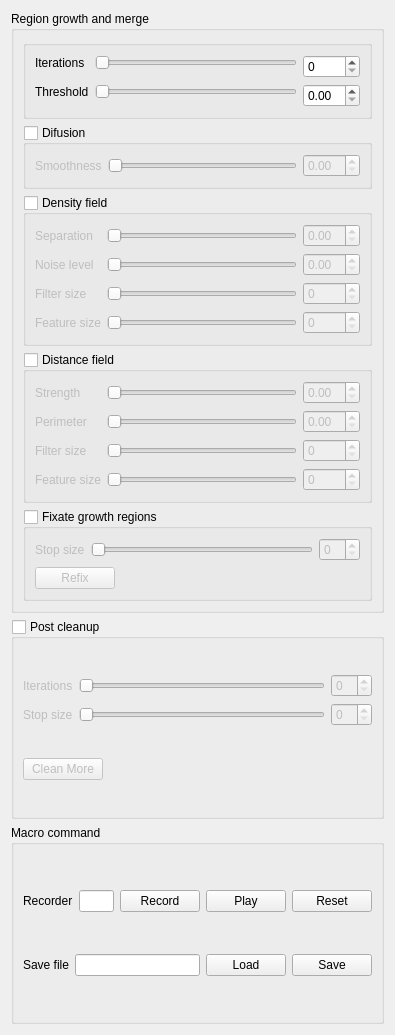
         <widget class="QWidget" name="GenerateScrollAreaContentsWidget">
          <property name="geometry">
           <rect>
            <x>0</x>
            <y>0</y>
            <width>395</width>
            <height>1035</height>
           </rect>
          </property>
          <layout class="QVBoxLayout" name="GenerateScrollAreaContentsLayout">
           <item>
            <widget class="QGroupBox" name="RegionGrowthMergeGroupBox">
             <property name="title">
              <string>Region growth and merge</string>
             </property>
             <layout class="QVBoxLayout" name="RegionGrowthMergeLayout">
              <item>
               <widget class="QGroupBox" name="TopGroupBox">
                <property name="title">
                 <string/>
                </property>
                <property name="checkable">
                 <bool>false</bool>
                </property>
                <property name="checked">
                 <bool>false</bool>
                </property>
                <layout class="QGridLayout" name="TopLayout">
                 <item row="0" column="0">
                  <widget class="QLabel" name="IterationsLabel">
                   <property name="text">
                    <string>Iterations</string>
                   </property>
                   <property name="buddy">
                    <cstring>IterationsSpinBox</cstring>
                   </property>
                  </widget>
                 </item>
                 <item row="0" column="1">
                  <widget class="QSlider" name="IterationsSlider">
                   <property name="orientation">
                    <enum>Qt::Horizontal</enum>
                   </property>
                  </widget>
                 </item>
                 <item row="0" column="2" rowspan="2">
                  <widget class="QSpinBox" name="IterationsSpinBox"/>
                 </item>
                 <item row="1" column="0" rowspan="2">
                  <widget class="QLabel" name="ThresholdLabel">
                   <property name="text">
                    <string>Threshold</string>
                   </property>
                   <property name="buddy">
                    <cstring>ThresholdSpinBox</cstring>
                   </property>
                  </widget>
                 </item>
                 <item row="1" column="1" rowspan="2">
                  <widget class="QSlider" name="ThresholdSlider">
                   <property name="orientation">
                    <enum>Qt::Horizontal</enum>
                   </property>
                  </widget>
                 </item>
                 <item row="2" column="2">
                  <widget class="QDoubleSpinBox" name="ThresholdSpinBox"/>
                 </item>
                </layout>
               </widget>
              </item>
              <item>
               <widget class="QGroupBox" name="DifusionGroupBox">
                <property name="title">
                 <string>Difusion</string>
                </property>
                <property name="checkable">
                 <bool>true</bool>
                </property>
                <property name="checked">
                 <bool>false</bool>
                </property>
                <layout class="QHBoxLayout" name="DifusionLayout">
                 <item>
                  <widget class="QLabel" name="DifusionSmoothnessLabel">
                   <property name="text">
                    <string>Smoothness</string>
                   </property>
                   <property name="buddy">
                    <cstring>DifusionSmoothnessSpinBox</cstring>
                   </property>
                  </widget>
                 </item>
                 <item>
                  <widget class="QSlider" name="DifusionSmoothnessSlider">
                   <property name="orientation">
                    <enum>Qt::Horizontal</enum>
                   </property>
                  </widget>
                 </item>
                 <item>
                  <widget class="QDoubleSpinBox" name="DifusionSmoothnessSpinBox"/>
                 </item>
                </layout>
               </widget>
              </item>
              <item>
               <widget class="QGroupBox" name="DensityFieldGroupBox">
                <property name="title">
                 <string>Density field</string>
                </property>
                <property name="checkable">
                 <bool>true</bool>
                </property>
                <property name="checked">
                 <bool>false</bool>
                </property>
                <layout class="QGridLayout" name="DensityFieldLayout">
                 <item row="0" column="0">
                  <widget class="QLabel" name="DensityFieldSeparationLabel">
                   <property name="text">
                    <string>Separation</string>
                   </property>
                   <property name="buddy">
                    <cstring>DensityFieldSeparationSpinBox</cstring>
                   </property>
                  </widget>
                 </item>
                 <item row="0" column="1">
                  <widget class="QSlider" name="DensityFieldSeparationSlider">
                   <property name="orientation">
                    <enum>Qt::Horizontal</enum>
                   </property>
                  </widget>
                 </item>
                 <item row="1" column="0">
                  <widget class="QLabel" name="DensityFieldNoiseLevelLabel">
                   <property name="text">
                    <string>Noise level</string>
                   </property>
                   <property name="buddy">
                    <cstring>DensityFieldNoiseLevelSpinBox</cstring>
                   </property>
                  </widget>
                 </item>
                 <item row="1" column="1">
                  <widget class="QSlider" name="DensityFieldNoiseLevelSlider">
                   <property name="orientation">
                    <enum>Qt::Horizontal</enum>
                   </property>
                  </widget>
                 </item>
                 <item row="1" column="2">
                  <widget class="QDoubleSpinBox" name="DensityFieldNoiseLevelSpinBox"/>
                 </item>
                 <item row="2" column="0">
                  <widget class="QLabel" name="DensityFieldFilterSizeLabel">
                   <property name="text">
                    <string>Filter size</string>
                   </property>
                   <property name="buddy">
                    <cstring>DensityFieldFilterSizeSpinBox</cstring>
                   </property>
                  </widget>
                 </item>
                 <item row="2" column="1">
                  <widget class="QSlider" name="DensityFieldFilterSizeSlider">
                   <property name="orientation">
                    <enum>Qt::Horizontal</enum>
                   </property>
                  </widget>
                 </item>
                 <item row="2" column="2">
                  <widget class="QSpinBox" name="DensityFieldFilterSizeSpinBox"/>
                 </item>
                 <item row="3" column="0">
                  <widget class="QLabel" name="DensityFieldFeatureSizeLabel">
                   <property name="text">
                    <string>Feature size</string>
                   </property>
                   <property name="buddy">
                    <cstring>DensityFieldFeatureSizeSpinBox</cstring>
                   </property>
                  </widget>
                 </item>
                 <item row="3" column="1">
                  <widget class="QSlider" name="DensityFieldFeatureSizeSlider">
                   <property name="orientation">
                    <enum>Qt::Horizontal</enum>
                   </property>
                  </widget>
                 </item>
                 <item row="0" column="2">
                  <widget class="QDoubleSpinBox" name="DensityFieldSeparationSpinBox"/>
                 </item>
                 <item row="3" column="2">
                  <widget class="QSpinBox" name="DensityFieldFeatureSizeSpinBox"/>
                 </item>
                </layout>
               </widget>
              </item>
              <item>
               <widget class="QGroupBox" name="DistanceFieldGroupBox">
                <property name="title">
                 <string>Distance field</string>
                </property>
                <property name="checkable">
                 <bool>true</bool>
                </property>
                <property name="checked">
                 <bool>false</bool>
                </property>
                <layout class="QGridLayout" name="DistanceFieldLayout">
                 <item row="1" column="0">
                  <widget class="QLabel" name="DistanceFieldPerimeterLabel">
                   <property name="text">
                    <string>Perimeter</string>
                   </property>
                   <property name="buddy">
                    <cstring>DistanceFieldPerimeterSpinBox</cstring>
                   </property>
                  </widget>
                 </item>
                 <item row="1" column="1">
                  <widget class="QSlider" name="DistanceFieldPerimeterSlider">
                   <property name="orientation">
                    <enum>Qt::Horizontal</enum>
                   </property>
                  </widget>
                 </item>
                 <item row="1" column="2">
                  <widget class="QDoubleSpinBox" name="DistanceFieldPerimeterSpinBox"/>
                 </item>
                 <item row="3" column="0">
                  <widget class="QLabel" name="DistanceFieldFeatureSizeLabel">
                   <property name="text">
                    <string>Feature size</string>
                   </property>
                   <property name="buddy">
                    <cstring>DistanceFieldFeatureSizeSpinBox</cstring>
                   </property>
                  </widget>
                 </item>
                 <item row="2" column="1">
                  <widget class="QSlider" name="DistanceFieldFilterSizeSlider">
                   <property name="orientation">
                    <enum>Qt::Horizontal</enum>
                   </property>
                  </widget>
                 </item>
                 <item row="3" column="1">
                  <widget class="QSlider" name="DistanceFieldFeatureSizeSlider">
                   <property name="orientation">
                    <enum>Qt::Horizontal</enum>
                   </property>
                  </widget>
                 </item>
                 <item row="2" column="0">
                  <widget class="QLabel" name="DistanceFieldFilterSizeLabel">
                   <property name="text">
                    <string>Filter size</string>
                   </property>
                   <property name="buddy">
                    <cstring>DistanceFieldFilterSizeSpinBox</cstring>
                   </property>
                  </widget>
                 </item>
                 <item row="2" column="2">
                  <widget class="QSpinBox" name="DistanceFieldFilterSizeSpinBox"/>
                 </item>
                 <item row="0" column="0">
                  <widget class="QLabel" name="DistanceFieldStrengthLabel">
                   <property name="text">
                    <string>Strength</string>
                   </property>
                   <property name="buddy">
                    <cstring>DistanceFieldStrengthSpinBox</cstring>
                   </property>
                  </widget>
                 </item>
                 <item row="0" column="1">
                  <widget class="QSlider" name="DistanceFieldStrengthSlider">
                   <property name="orientation">
                    <enum>Qt::Horizontal</enum>
                   </property>
                  </widget>
                 </item>
                 <item row="0" column="2">
                  <widget class="QDoubleSpinBox" name="DistanceFieldStrengthSpinBox"/>
                 </item>
                 <item row="3" column="2">
                  <widget class="QSpinBox" name="DistanceFieldFeatureSizeSpinBox"/>
                 </item>
                </layout>
               </widget>
              </item>
              <item>
               <widget class="QGroupBox" name="FixateGrowthGroupBox">
                <property name="title">
                 <string>Fixate growth regions</string>
                </property>
                <property name="checkable">
                 <bool>true</bool>
                </property>
                <property name="checked">
                 <bool>false</bool>
                </property>
                <layout class="QVBoxLayout" name="FixateGrowthLayout">
                 <item>
                  <layout class="QHBoxLayout" name="FixateGrowthStopSizeLayout">
                   <item>
                    <widget class="QLabel" name="FixateGrowthStopSizeLabel">
                     <property name="text">
                      <string>Stop size</string>
                     </property>
                     <property name="buddy">
                      <cstring>FixateGrowthStopSizeSpinBox</cstring>
                     </property>
                    </widget>
                   </item>
                   <item>
                    <widget class="QSlider" name="FixateGrowthStopSizeSlider">
                     <property name="orientation">
                      <enum>Qt::Horizontal</enum>
                     </property>
                    </widget>
                   </item>
                   <item>
                    <widget class="QSpinBox" name="FixateGrowthStopSizeSpinBox"/>
                   </item>
                  </layout>
                 </item>
                 <item>
                  <layout class="QHBoxLayout" name="FixateGrowthRefixLayout">
                   <item>
                    <widget class="QPushButton" name="FixateGrowthRefixButton">
                     <property name="text">
                      <string>Refix</string>
                     </property>
                     <property name="autoDefault">
                      <bool>false</bool>
                     </property>
                    </widget>
                   </item>
                   <item>
                    <spacer name="FixateGrowthRefixSpacer">
                     <property name="orientation">
                      <enum>Qt::Horizontal</enum>
                     </property>
                     <property name="sizeHint" stdset="0">
                      <size>
                       <width>10</width>
                       <height>10</height>
                      </size>
                     </property>
                    </spacer>
                   </item>
                  </layout>
                 </item>
                </layout>
               </widget>
              </item>
             </layout>
            </widget>
           </item>
           <item>
            <widget class="QGroupBox" name="PostCleanupGroupBox">
             <property name="title">
              <string>Post cleanup</string>
             </property>
             <property name="checkable">
              <bool>true</bool>
             </property>
             <property name="checked">
              <bool>false</bool>
             </property>
             <layout class="QVBoxLayout" name="PostCleanupLayout">
              <item>
               <layout class="QGridLayout" name="PostCleanupSliderLayout">
                <item row="0" column="0">
                 <widget class="QLabel" name="PostCleanupIterationsLabel">
                  <property name="text">
                   <string>Iterations</string>
                  </property>
                  <property name="buddy">
                   <cstring>PostCleanupIterationsSpinBox</cstring>
                  </property>
                 </widget>
                </item>
                <item row="0" column="1">
                 <widget class="QSlider" name="PostCleanupIterationsSlider">
                  <property name="orientation">
                   <enum>Qt::Horizontal</enum>
                  </property>
                 </widget>
                </item>
                <item row="0" column="2">
                 <widget class="QSpinBox" name="PostCleanupIterationsSpinBox"/>
                </item>
                <item row="1" column="0">
                 <widget class="QLabel" name="PostCleanupStopSizeLabel">
                  <property name="text">
                   <string>Stop size</string>
                  </property>
                  <property name="buddy">
                   <cstring>PostCleanupStopSizeSpinBox</cstring>
                  </property>
                 </widget>
                </item>
                <item row="1" column="1">
                 <widget class="QSlider" name="PostCleanupStopSizeSlider">
                  <property name="orientation">
                   <enum>Qt::Horizontal</enum>
                  </property>
                 </widget>
                </item>
                <item row="1" column="2">
                 <widget class="QSpinBox" name="PostCleanupStopSizeSpinBox"/>
                </item>
               </layout>
              </item>
              <item>
               <layout class="QHBoxLayout" name="PostCleanupCleanMoreLayout">
                <item>
                 <widget class="QPushButton" name="PostCleanupCleanMoreButton">
                  <property name="text">
                   <string>Clean More</string>
                  </property>
                  <property name="autoDefault">
                   <bool>false</bool>
                  </property>
                 </widget>
                </item>
                <item>
                 <spacer name="PostCleanupCleanMoreSpacer">
                  <property name="orientation">
                   <enum>Qt::Horizontal</enum>
                  </property>
                  <property name="sizeHint" stdset="0">
                   <size>
                    <width>10</width>
                    <height>10</height>
                   </size>
                  </property>
                 </spacer>
                </item>
               </layout>
              </item>
             </layout>
            </widget>
           </item>
           <item>
            <widget class="QGroupBox" name="MacroGroupBox">
             <property name="title">
              <string>Macro command</string>
             </property>
             <layout class="QVBoxLayout" name="MacroLayout">
              <item>
               <layout class="QHBoxLayout" name="MacroRecordLayout">
                <item>
                 <widget class="QLabel" name="MacroRecorderLabel">
                  <property name="text">
                   <string>Recorder</string>
                  </property>
                 </widget>
                </item>
                <item>
                 <widget class="QLineEdit" name="MacroRecordTextEdit"/>
                </item>
                <item>
                 <widget class="QPushButton" name="MacroRecordButton">
                  <property name="text">
                   <string>Record</string>
                  </property>
                  <property name="autoDefault">
                   <bool>false</bool>
                  </property>
                 </widget>
                </item>
                <item>
                 <widget class="QPushButton" name="MacroPlayButton">
                  <property name="text">
                   <string>Play</string>
                  </property>
                  <property name="autoDefault">
                   <bool>false</bool>
                  </property>
                 </widget>
                </item>
                <item>
                 <widget class="QPushButton" name="MacroResetButton">
                  <property name="text">
                   <string>Reset</string>
                  </property>
                  <property name="autoDefault">
                   <bool>false</bool>
                  </property>
                 </widget>
                </item>
               </layout>
              </item>
              <item>
               <layout class="QHBoxLayout" name="MacroSaveLayoout">
                <item>
                 <widget class="QLabel" name="MacroSaveFileLabel">
                  <property name="text">
                   <string>Save file</string>
                  </property>
                 </widget>
                </item>
                <item>
                 <widget class="QLineEdit" name="MacroSaveFileTextEdit"/>
                </item>
                <item>
                 <widget class="QPushButton" name="MacroLoadButton">
                  <property name="text">
                   <string>Load</string>
                  </property>
                  <property name="autoDefault">
                   <bool>false</bool>
                  </property>
                 </widget>
                </item>
                <item>
                 <widget class="QPushButton" name="MacroSaveButton">
                  <property name="text">
                   <string>Save</string>
                  </property>
                  <property name="autoDefault">
                   <bool>false</bool>
                  </property>
                 </widget>
                </item>
               </layout>
              </item>
             </layout>
            </widget>
           </item>
          </layout>
         </widget>
